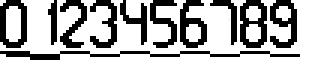
//> input picture font_generator/font_big.bmp, 104 x 22 px (shown 3 times larger); the run also reads 1 picture not shown here
$ ./main   (built with g++ and OpenCV 4)
//> lines starting //> are read from the running program, lines starting //| are printed output that depends on the picture; after the words box and inside, x2 and y2 are one past the last pixel; in counts of white or black regions, pixels touching at a corner belong together
#include <opencv2/core/core.hpp>
#include <opencv2/imgproc/imgproc.hpp>
#include <opencv2/highgui/highgui.hpp>
#include  <iostream>
#include  <iomanip>

namespace std {
  template <typename _CharT, typename _Traits>
  inline basic_ostream<_CharT, _Traits> &
  tab(basic_ostream<_CharT, _Traits> &__os) {
    return __os.put(__os.widen('\t'));
  }
}

using namespace cv;

int main(int argc, char *argv[])
{
    int bytesTotal = 0;
    int charsTotal = 0;

    // =========== SMALL FONT ===============
    Mat img = imread("font.bmp", IMREAD_COLOR);
    if(img.empty()){
        std::cout << "font.bmp not found!" << std::endl;
        return -1;
    }

    int fontH = 8;
    int fontW = 5;
    int charNum = 59;

    namedWindow("font file", cv::WindowFlags::WINDOW_AUTOSIZE);

    std::cout << "uint8_t font[] = {" << std::endl;
    for (int cha = 0; cha < charNum; cha++){
        for (int x = 0; x < fontW; x++){
            int colHex = 0;
            for (int y = 0; y < fontH; y++){
                Vec3b pix = img.at<Vec3b>(y, cha * fontW + x + cha);
                if (pix == (Vec3b)(0,0,0)){
                    colHex |= (1 << y);
                }
            }
            std::cout << "0x" << std::setfill('0') << std::setw(2) << std::hex << colHex << ", " << std::tab;
            bytesTotal++;

        }
        std::cout << "// " << std::dec <<  (int)(cha+32) << " = '" << ((char)(cha + 32)) << "'" << std::endl;
        charsTotal++;
    }
//> this loop made 59 passes
//> bytesTotal on passes 1 to 12: 5, 10, 15, 20, 25, 30, 35, 40, 45, 50, 55, 60
//> after the loop, bytesTotal = 295; charsTotal = 59

    std::cout << "};" << std::endl;

    imshow("font file", img);
    //waitKey(0);

    // ============ BIG FONT
    img = imread("font_big.bmp", IMREAD_COLOR);
//> img is the input picture: 22 rows x 104 cols, CV_8UC3; min 0, max 255, mean 173
    if(img.empty()){
        std::cout << "font_big.bmp not found!" << std::endl;
        return -1;
    }

    fontH = 16;
    fontW = 9;
    charNum = 10;

    namedWindow("font_big file", cv::WindowFlags::WINDOW_AUTOSIZE);

    std::cout << "uint16_t fontBig[] = {" << std::endl;
    for (int cha = 0; cha < charNum; cha++){
        for (int x = 0; x < fontW; x++){
            int colHex = 0;
            for (int y = 0; y < fontH; y++){
                Vec3b pix = img.at<Vec3b>(y, cha * fontW + x + cha);
                if (pix == (Vec3b)(0,0,0)){
                    colHex |= (1 << y);
                }
            }
             std::cout << "0x" << std::setfill('0') << std::setw(4) << std::hex << colHex << ", " << std::tab;
             bytesTotal += 2;

        }
        charsTotal++;
        std::cout << "// " << std::dec <<  (int)(cha+48) << " = '" << ((char)(cha + 48)) << "'" << std::endl;
    }
//> this loop made 10 passes
//> bytesTotal on passes 1 to 10: 313, 331, 349, 367, 385, 403, 421, 439, 457, 475
//> after the loop, bytesTotal = 475; charsTotal = 69

    std::cout << "};"<< std::endl;

    imshow("font_big file", img);


     // ============ MID FONT
    img = imread("font_mid.bmp", IMREAD_COLOR);
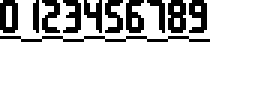
//> input picture font_generator/font_mid.bmp, 88 x 36 px (shown 3 times larger)
//> img is the input picture: 36 rows x 88 cols, CV_8UC3; 85.7% white; black in thin lines or dots, all inside (x1, y1, x2, y2) = (0, 0, 70, 14)
    if(img.empty()){
        std::cout << "font_mid.bmp not found!" << std::endl;
        return -1;
    }

    fontH = 11;
    fontW = 6;
    charNum = 10;

    namedWindow("font_mid file", cv::WindowFlags::WINDOW_AUTOSIZE);

    std::cout << "uint16_t fontMid[] = {" << std::endl;
    for (int cha = 0; cha < charNum; cha++){
        for (int x = 0; x < fontW; x++){
            int colHex = 0;
            for (int y = 0; y < fontH; y++){
                Vec3b pix = img.at<Vec3b>(y, cha * fontW + x + cha);
                if (pix == (Vec3b)(0,0,0)){
                    colHex |= (1 << y);
                }
            }
             std::cout << "0x" << std::setfill('0') << std::setw(4) << std::hex << colHex << ", " << std::tab;
             bytesTotal += 2;

        }
        charsTotal++;
        std::cout << "// " << std::dec <<  (int)(cha+48) << " = '" << ((char)(cha + 48)) << "'" << std::endl;
    }
//> this loop made 10 passes
//> bytesTotal on passes 1 to 10: 487, 499, 511, 523, 535, 547, 559, 571, 583, 595
//> after the loop, bytesTotal = 595; charsTotal = 79

    std::cout << "};"<< std::endl;
    std::cout << std::dec;

    std::cout << "//" << charsTotal << " chars, " << (int)bytesTotal << " bytes" << std::endl;
//| //79 chars, 595 bytes

    imshow("font_mid file", img);


    // ======== SPLASH =============
    int imgW = 128;
    int imgH = 64;

    img = imread("splash.bmp", IMREAD_COLOR);
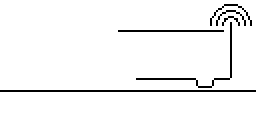
//> input picture font_generator/splash.bmp, 128 x 64 px (shown 2 times larger)
//> img is the input picture: 64 rows x 128 cols, CV_8UC3; 96.1% white; black in thin lines or dots, all inside (x1, y1, x2, y2) = (0, 2, 128, 46)
    if(img.empty()){
        std::cout << "splash.bmp not found!" << std::endl;
        return -1;
    }

    if((img.rows != 64) || (img.cols != 128)){
        std::cout << "splash is not 128*64!" << std::endl;
        return -1;
    }

    namedWindow("splash file", cv::WindowFlags::WINDOW_AUTOSIZE);

    int lastByteHex = 0;
    int byteHex = 0;
    int byteCounter = 1;
    int blockCounter = 0;
    int RLEdata[128*64*2];

    cv::Scalar colors[] = {Scalar(255,248,240),
      Scalar(35,142,107),  Scalar(0,165,255),  Scalar(0,69,255),
  Scalar(214,112,218),  Scalar(170,232,238),  Scalar(152,251,152),  Scalar(238,238,175),
  Scalar(147,112,219), Scalar(215,235,250),  Scalar(255,255,0),  Scalar(212,255,127),
  Scalar(255,255,240),  Scalar(220,245,245),  Scalar(196,228,255),
  Scalar(0,0,0),  Scalar(205,235,255),  Scalar(255,0,0),  Scalar(226,43,138),
  Scalar(42,42,165),  Scalar(135,184,222),  Scalar(160,158,95), Scalar(0,255,127),  Scalar(30,105,210),  Scalar(80,127,255),  Scalar(237,149,100),  Scalar(220,248,255),  Scalar(60,20,220),  Scalar(255,255,0),  Scalar(139,0,0),  Scalar(139,139,0),  Scalar(11,134,184),
  Scalar(169,169,169),  Scalar(0,100,0),  Scalar(169,169,169),  Scalar(107,183,189),  Scalar(139,0,139),  Scalar(47,107,85),  Scalar(0,140,255),  Scalar(204,50,153),  Scalar(0,0,139),  Scalar(122,150,233),  Scalar(143,188,143),  Scalar(139,61,72),  Scalar(79,79,47),  Scalar(79,79,47),
  Scalar(209,206,0),  Scalar(211,0,148),  Scalar(147,20,255),  Scalar(255,191,0),  Scalar(105,105,105),  Scalar(105,105,105),  Scalar(255,144,30),  Scalar(34,34,178),  Scalar(240,250,255),  Scalar(34,139,34),  Scalar(255,0,255),
  Scalar(220,220,220),  Scalar(255,248,248),  Scalar(0,215,255),  Scalar(32,165,218), Scalar(128,128,128), Scalar(0,128,0),  Scalar(47,255,173), Scalar(128,128,128), Scalar(240,255,240), Scalar(180,105,255), Scalar(92,92,205),
 Scalar(130,0,75), Scalar(240,255,255), Scalar(140,230,240), Scalar(250,230,230), Scalar(245,240,255), Scalar(0,252,124), Scalar(205,250,255), Scalar(230,216,173), Scalar(128,128,240), Scalar(255,255,224), Scalar(210,250,250),
 Scalar(211,211,211), Scalar(144,238,144),  Scalar(211,211,211),  Scalar(193,182,255), Scalar(122,160,255),  Scalar(170,178,32),  Scalar(250,206,135),  Scalar(153,136,119),  Scalar(153,136,119),  Scalar(222,196,176),
  Scalar(224,255,255),  Scalar(0,255,0),  Scalar(50,205,50),  Scalar(230,240,250),  Scalar(255,0,255),  Scalar(0,0,128),  Scalar(170,205,102),  Scalar(205,0,0),  Scalar(211,85,186),  Scalar(219,112,147),  Scalar(113,179,60),
  Scalar(238,104,123),  Scalar(154,250,0),  Scalar(204,209,72),  Scalar(133,21,199),  Scalar(112,25,25),  Scalar(250,255,245),  Scalar(225,228,255),  Scalar(181,228,255),  Scalar(173,222,255),  Scalar(128,0,0),
  Scalar(230,245,253),  Scalar(0,128,128),  Scalar(213,239,255),  Scalar(185,218,255),  Scalar(63,133,205),  Scalar(203,192,255),  Scalar(221,160,221),  Scalar(230,224,176),  Scalar(128,0,128),  Scalar(0,0,255), Scalar(143,143,188),  Scalar(225,105,65),  Scalar(19,69,139),  Scalar(114,128,250),  Scalar(96,164,244),  Scalar(87,139,46),  Scalar(238,245,255),  Scalar(45,82,160),  Scalar(192,192,192),  Scalar(235,206,135),  Scalar(205,90,106),  Scalar(144,128,112),  Scalar(144,128,112),  Scalar(250,250,255),Scalar(127,255,0),Scalar(180,130,70),Scalar(140,180,210),Scalar(128,128,0),Scalar(216,191,216),Scalar(71,99,255),Scalar(208,224,64),Scalar(238,130,238),Scalar(179,222,245),Scalar(255,255,255),Scalar(245,245,245),Scalar(0,255,255),Scalar(50,205,154)
};

    std::cout << "const RLEdata splashRLEdata[] = {" << std::endl;
    for (int page = 0; page < 8; page++){
       for (int byte = 0; byte < 128; byte++){
            byteHex = 0;
            for (int pix=0; pix<8; pix++){

                int y = page * 8 + pix;
                int x = byte;

                Vec3b &pixel = img.at<Vec3b>(y, x);
                if (pixel == (Vec3b)(0,0,0))
                    byteHex |= (1 << pix);

                pixel[0] = colors[blockCounter][0];
                pixel[1] = colors[blockCounter][1];
                pixel[2] = colors[blockCounter][2];
            }
            //std::cout << page << " " << byte << " = " << byteHex << std::endl;
            if (byteHex == lastByteHex){
                byteCounter++;
            }

            else {
                RLEdata[blockCounter * 2] = byteCounter;
                RLEdata[blockCounter * 2 + 1] = lastByteHex;

                lastByteHex = 0xFF55;

                byteCounter = 1;
                blockCounter++;
            }

           // std::cout << "block " << blockCounter << std::endl;
           // std::cout << "byte " << byteCounter << std::endl;

            //Vec3b &color = image.at<Vec3b>(y,x);

             lastByteHex = byteHex;
        }
    }
//> this loop made 8 passes
//> (byteHex, byteCounter, lastByteHex, blockCounter) on passes 1 to 8: (0, 4, 0, 14), (0, 2, 0, 37), (0, 12, 0, 39), (0, 12, 0, 41), (0, 12, 0, 46), (32, 21, 32, 51), (0, 128, 0, 52), (0, 256, 0, 52)
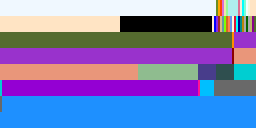
//> img: 64 rows x 128 cols, CV_8UC3 (shown 2 times larger); mean B, G, R 181.3, 125.1, 123.6
//> after the loop, byteHex = 0; byteCounter = 256; RLEdata = 16384 values, max 255 at index 77, min 0 at index 1, mean 0.268; lastByteHex = 0; blockCounter = 52

    RLEdata[blockCounter * 2] = byteCounter;
//> RLEdata = 16384 values, max 256 at index 104, min 0 at index 1, mean 0.283
    RLEdata[blockCounter * 2 + 1] = lastByteHex;

    //std::cout << "max block " << blockCounter << std::endl;
    std::cout << std::setfill('0') << std::hex;
    for (int i=0; i<blockCounter; i++){
        //std::cout << "0x" << std::setfill('0') << /*std::setw(4) << */std::hex << RLEdata[blockCounter*2] << ", " << std::tab;
        std::cout << "0x" <<RLEdata[i*2] << "," <<std::tab;
        std::cout << "0x" << std::setfill('0') << /*std::setw(4) << */std::hex << RLEdata[i*2 + 1] << ",";
        if (i%5 ==0)   std::cout <<  std::endl;
    }
//> this loop made 52 passes
//| 0x6c,0x0,
//| 0x1,0xc0,0x1,0x20,0x1,0x10,0x1,0x90,0x1,0x48,
//| 0x1,0x44,0x5,0x24,
//> (output is shown up to pass 8 of 52)

    std::cout << std::dec << "// total bytes: " <<  blockCounter*2 << " (compression ratio is " << 1.0f/((float)(blockCounter*2) / (float)1024) << ")" <<std::endl;
//| // total bytes: 104 (compression ratio is 9.84615)
    std::cout << "}" << std::endl;

    Mat img2;
    resize(img, img2, Size(), 4, 4, INTER_CUBIC); // upscale 2x
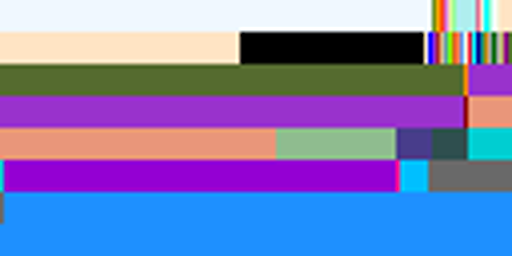
//> img2: 256 rows x 512 cols, CV_8UC3; mean B, G, R 181.2, 125.5, 123.7
    imshow("splash file", img2);

    // [14 lines of commented-out code are left out]

    waitKey(0);

    return 0;
}
